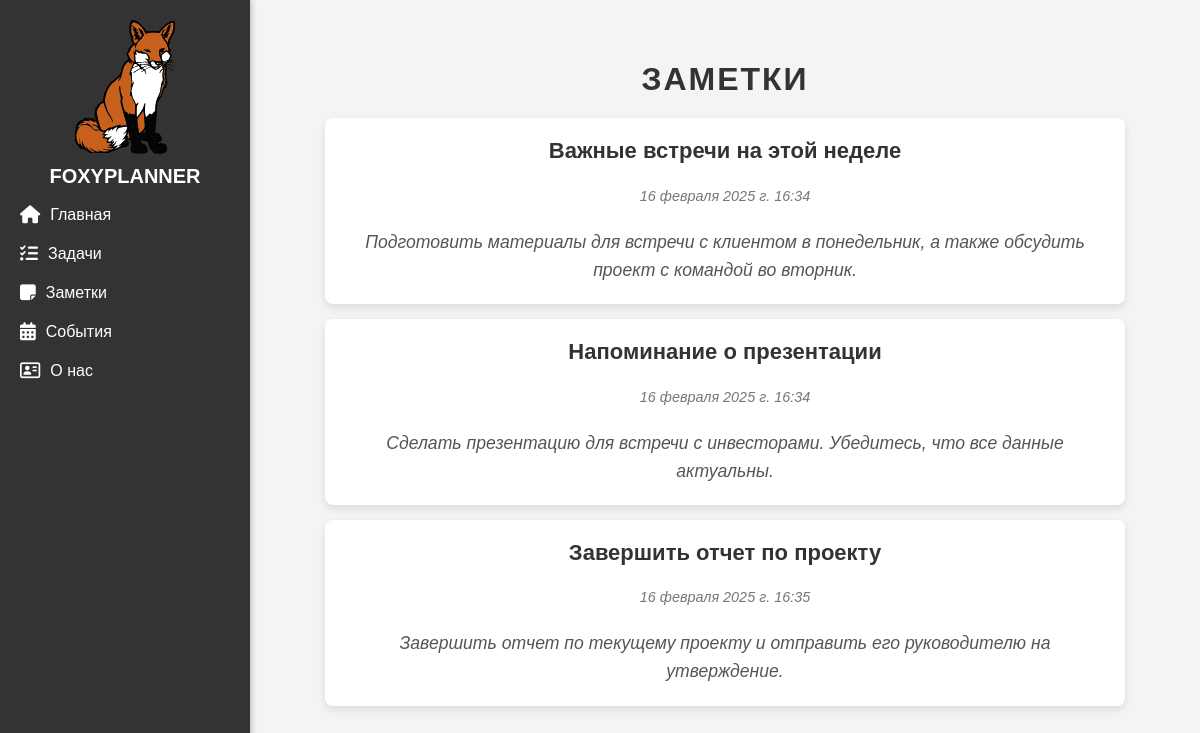
The app's page /notes/ with its own data.
### notes/models.py (models this page shows, shortened)
class Note(models.Model):
    title = models.CharField(max_length=200, verbose_name="Название")
    description = models.TextField(verbose_name="Описание")
    created_at = models.DateTimeField(auto_now_add=True, verbose_name="Дата создания")
    class Meta:
        verbose_name = "Заметка"
        verbose_name_plural = "Заметки"

### notes/views.py (the view)
# urls.py: path('notes/', include ('notes.urls'))
def notes(request):
    notes = Note.objects.order_by('created_at')
    return render(request, 'notes/notes.html', {'notes': notes})

### notes/templates/notes/notes.html (shortened to what this page needs)
{% extends 'main/layout.html'%}
{% block content %}
<h1>Заметки</h1>
{% if notes %}
    <ul class="notes-list">
        {% for note in notes %}
            <li class="note-item">
                <h2 class="note-title">{{ note.title }}</h2>
                <p class="note-date">{{ note.created_at }}</p>
                <p class="note-description">{{ note.description }}</p>
            </li>
        {% endfor %}
    </ul>
{% else %}
    <p class="no-notes">Заметки отсутствуют</p>
{% endif %}
{% endblock %}

### main/static/main/css/main.css (style rules this page uses)
body { font-family: Arial, sans-serif; margin: 0; padding: 0; display: flex; background-color: #f4f4f4; }
h1 { color: #333; text-align: center; }
p { font-size: 16px; line-height: 1.5; color: #555; }
h1, h2, h3 { font-family: 'Arial', sans-serif; color: #333; text-align: center; font-weight: bold; }
h1 { font-size: 32px; margin-bottom: 15px; text-transform: uppercase; letter-spacing: 2px; }
h2 { font-size: 26px; margin-bottom: 10px; color: #444; }
p { font-size: 18px; line-height: 1.6; color: #666; text-align: justify; max-width: 800px; margin: 0 auto; }
p { text-align: center; font-size: 18px; color: #888; margin-top: 20px; font-style: italic; }
.notes-list { list-style: none; padding: 0; margin: 20px auto; max-width: 800px; text-align: left; }
.note-item { background-color: #fff; padding: 20px; margin: 15px 0; border-radius: 8px; box-shadow: 0 4px 8px rgba(0, 0, 0, 0.1); transition: transform 0.2s ease-in-out; }
.note-title { font-size: 22px; font-weight: bold; color: #333; margin-bottom: 10px; }
.note-date { font-size: 0.9em; color: #777; margin-bottom: 15px; }
.note-description { font-size: 1.1em; color: #555; line-height: 1.6; }

### records on screen
Note: title "Важные встречи на этой неделе", created_at "16 февраля 2025 г. 16:34", description "Подготовить материалы для встречи с клиентом в понедельник, а также обсудить проект с командой во вторник."
Note: title "Напоминание о презентации", created_at "16 февраля 2025 г. 16:34", description "Сделать презентацию для встречи с инвесторами. Убедитесь, что все данные актуальны."
Note: title "Завершить отчет по проекту", created_at "16 февраля 2025 г. 16:35", description "Завершить отчет по текущему проекту и отправить его руководителю на утверждение."
